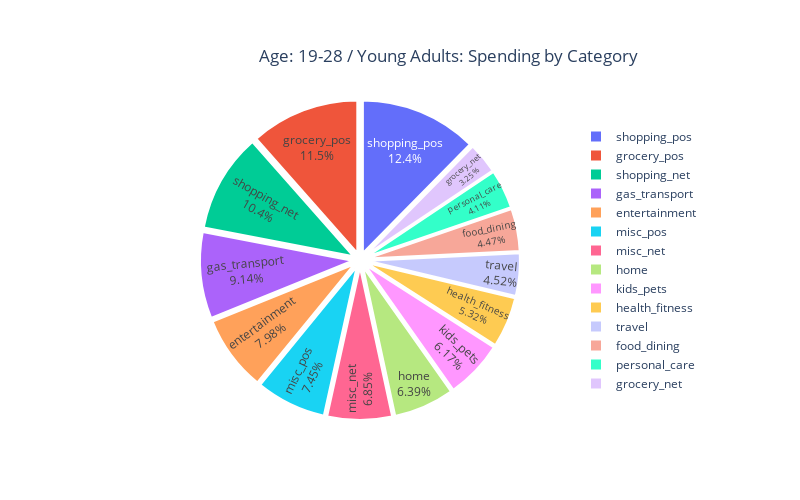

Notebook cell for this chart:
### Code cell
# Filter the data for the 19-28 age group
young_adults_data = df2[df2['age_description'] == 'Age: 19-28 / Young Adults']

# Calculate the total spend by category for the 19-28 age group
young_adults_spending = young_adults_data.groupby('category')['amt'].sum().reset_index()

# Sort the values for a cleaner chart presentation
young_adults_spending = young_adults_spending.sort_values(by='amt', ascending=False)

# Create a pie chart using plotly
fig = px.pie(
    young_adults_spending, 
    names='category', 
    values='amt', 
    title='Age: 19-28 / Young Adults: Spending by Category', 
    hover_data={'amt': ':.2f'},
    labels={'amt': 'Total Spend'}
)

# Customize the chart with percentages on the slices and display total spend on hover
fig.update_traces(
    textposition='inside', 
    textinfo='percent+label', 
    hovertemplate='Total Spend: $%{value:,.2f}', 
    pull=[0.05] * len(young_adults_spending),  # Pull out each slice slightly
    marker=dict(line=dict(color='white', width=2))  # Add white border around each slice
)

# Update the layout for better alignment of the pie chart and legend
fig.update_layout(
    width=800,  # Adjust width
    height=500,  # Adjust height
    title={
        'text': 'Age: 19-28 / Young Adults: Spending by Category',
        'y':0.90,  # position of the title from bottom to top (0-1 scale)
        'x':0.56,   # center the title horizontally
        'xanchor': 'center',
        'yanchor': 'top'
    },
    legend={
        'yanchor': 'middle',  # vertical centering
        'y': 0.5,             # legend is vertically centered
        'xanchor': 'left',     # move the legend to the right side
        'x': .8             # move the legend further right to avoid overlapping the pie chart
    },
    margin=dict(l=0  # adds 100px left margin to move the pie chart to the left
))
# Display the chart
fig.show()

### Figure 1 — Plotly figure (JSON) as saved in the notebook; plotly's stock layout.template omitted (floating-point values rounded to 4 significant figures)
{"data": [{"customdata": [[1538000.0], [1433000.0], [1299000.0], [1136000.0], [991800.0], [925800.0], [851200.0], [794600.0], [766800.0], [661700.0], [561400.0], [555900.0], [511200.0], [404100.0]], "domain": {"x": [0, 1], "y": [0, 1]}, "hovertemplate": "Total Spend: $%{value:,.2f}", "labels": ["shopping_pos", "grocery_pos", "shopping_net", "gas_transport", "entertainment", "misc_pos", "misc_net", "home", "kids_pets", "health_fitness", "travel", "food_dining", "personal_care", "grocery_net"], "legendgroup": "", "marker": {"line": {"color": "white", "width": 2}}, "name": "", "pull": [0.05, 0.05, 0.05, 0.05, 0.05, 0.05, 0.05, 0.05, 0.05, 0.05, 0.05, 0.05, 0.05, 0.05], "showlegend": true, "textinfo": "percent+label", "textposition": "inside", "type": "pie", "values": [1538000.0, 1433000.0, 1299000.0, 1136000.0, 991800.0, 925800.0, 851200.0, 794600.0, 766800.0, 661700.0, 561400.0, 555900.0, 511200.0, 404100.0]}], "layout": {"height": 500, "legend": {"tracegroupgap": 0, "x": 0.8, "xanchor": "left", "y": 0.5, "yanchor": "middle"}, "margin": {"l": 0}, "title": {"text": "Age: 19-28 / Young Adults: Spending by Category", "x": 0.56, "xanchor": "center", "y": 0.9, "yanchor": "top"}, "width": 800}}
